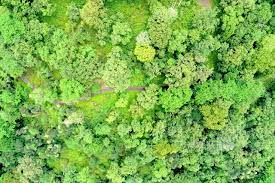
#> input picture media/images/drone_image.jpg, 275 x 183 px
$ python -i views.py   (imports and definitions only)
#> lines starting #> are read from the running program, lines starting #| are printed output that depends on the picture; after the words box and inside, x2 and y2 are one past the last pixel; in counts of white or black regions, pixels touching at a corner belong together
import json
from pathlib import Path
import os
from django.http import JsonResponse, HttpResponse
from django.shortcuts import render
import cv2
import pandas as pd

count = []
BASE_DIR = Path(__file__).resolve().parent.parent
def tree_count(path: str):
#> called with path = '../media/images/drone_image.jpg'
    img = cv2.imread(path)
#> img is the input picture: shape (183, 275, 3); mean B, G, R 79.7, 176.7, 125
    gray = cv2.cvtColor(img, cv2.COLOR_BGR2GRAY)
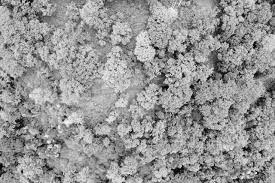
#> gray: shape (183, 275); min 1, max 247, mean 150.2
    ret, thresh = cv2.threshold(gray, 100, 255, cv2.THRESH_BINARY)
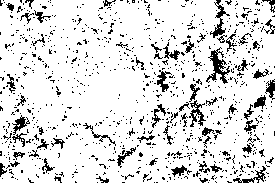
#> thresh: shape (183, 275); 87.2% white; black in thin lines or dots

    kernel = cv2.getStructuringElement(cv2.MORPH_ELLIPSE, (5,5))
    opening = cv2.morphologyEx(thresh, cv2.MORPH_OPEN, kernel)
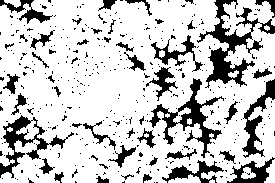
#> opening: shape (183, 275); 78.5% white; 379 black regions (333 under 20 px)

    contours, hierarchy = cv2.findContours(opening, cv2.RETR_TREE, cv2.CHAIN_APPROX_SIMPLE)
#> contours = 473 contours, 417 with area under 20; largest, box (x1, y1, x2, y2) and area: (0, 0, 275, 183) 43378, (177, 77, 225, 159) 1148, (150, 34, 197, 67) 572, (148, 103, 179, 146) 483, (148, 66, 179, 102) 402
    tree_count = len(contours)
#> tree_count = 473

    cv2.drawContours(img, contours, -1, (0, 255, 0), 2)
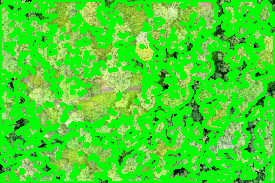
#> img: shape (183, 275, 3); mean B, G, R 41.5, 219.9, 66.9
    count.append(tree_count)
    return count

def analysis(request):
    path = os.path.join(BASE_DIR, 'Geo/images/drone_image3')
    img = cv2.imread(path)
    gray = cv2.cvtColor(img, cv2.COLOR_BGR2GRAY)
    ret, thresh = cv2.threshold(gray, 100, 255, cv2.THRESH_BINARY)
    kernel = cv2.getStructuringElement(cv2.MORPH_ELLIPSE, (5,5))
    opening = cv2.morphologyEx(thresh, cv2.MORPH_OPEN, kernel)
    contours, hierarchy = cv2.findContours(opening, cv2.RETR_TREE, cv2.CHAIN_APPROX_SIMPLE)
    tree_count = len(contours)
    cv2.drawContours(img, contours, -1, (0, 255, 0), 2)
    return tree_count

def growth(request):
    temp1 = os.path.jon(BASE_DIR, 'Geo/images/drone_image3-PhotoRoom')
    temp2 = os.path.join(BASE_DIR, 'Geo/images/drone_image3-PhotoRoom (1)')
    temp3 = os.path.join(BASE_DIR, 'Geo/images/drone_image3-PhotoRoom (4)')
    path = [temp1, temp2, temp3]
    l = tree_count
    return tree_count

>>> result = tree_count('../media/images/drone_image.jpg')
#> result = [473]
